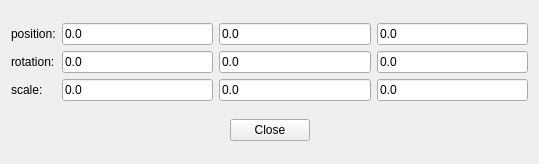
<?xml version="1.0" encoding="UTF-8"?>
<ui version="4.0">
 <class>VolumeNavigationDialog</class>
 <widget class="QWidget" name="VolumeNavigationDialog">
  <property name="geometry">
   <rect>
    <x>0</x>
    <y>0</y>
    <width>539</width>
    <height>164</height>
   </rect>
  </property>
  <property name="sizePolicy">
   <sizepolicy hsizetype="Fixed" vsizetype="Preferred">
    <horstretch>0</horstretch>
    <verstretch>0</verstretch>
   </sizepolicy>
  </property>
  <property name="windowTitle">
   <string>Form</string>
  </property>
  <layout class="QVBoxLayout" name="verticalLayout">
   <item>
    <layout class="QGridLayout" name="gridLayout">
     <item row="0" column="0">
      <widget class="QLabel" name="lbPosition">
       <property name="text">
        <string>position:</string>
       </property>
      </widget>
     </item>
     <item row="0" column="1">
      <widget class="QLineEdit" name="lePositionX">
       <property name="text">
        <string>0.0</string>
       </property>
      </widget>
     </item>
     <item row="0" column="2">
      <widget class="QLineEdit" name="lePositionY">
       <property name="text">
        <string>0.0</string>
       </property>
      </widget>
     </item>
     <item row="0" column="3">
      <widget class="QLineEdit" name="lePositionZ">
       <property name="text">
        <string>0.0</string>
       </property>
      </widget>
     </item>
     <item row="1" column="0">
      <widget class="QLabel" name="lbPosition_2">
       <property name="text">
        <string>rotation:</string>
       </property>
      </widget>
     </item>
     <item row="1" column="1">
      <widget class="QLineEdit" name="leRotationX">
       <property name="text">
        <string>0.0</string>
       </property>
      </widget>
     </item>
     <item row="1" column="2">
      <widget class="QLineEdit" name="leRotationY">
       <property name="text">
        <string>0.0</string>
       </property>
      </widget>
     </item>
     <item row="1" column="3">
      <widget class="QLineEdit" name="leRotationZ">
       <property name="text">
        <string>0.0</string>
       </property>
      </widget>
     </item>
     <item row="2" column="0">
      <widget class="QLabel" name="lbPosition_3">
       <property name="text">
        <string>scale:</string>
       </property>
      </widget>
     </item>
     <item row="2" column="1">
      <widget class="QLineEdit" name="leScaleX">
       <property name="text">
        <string>0.0</string>
       </property>
      </widget>
     </item>
     <item row="2" column="2">
      <widget class="QLineEdit" name="leScaleY">
       <property name="text">
        <string>0.0</string>
       </property>
      </widget>
     </item>
     <item row="2" column="3">
      <widget class="QLineEdit" name="leScaleZ">
       <property name="text">
        <string>0.0</string>
       </property>
      </widget>
     </item>
    </layout>
   </item>
   <item>
    <layout class="QHBoxLayout" name="horizontalLayout">
     <item>
      <spacer name="horizontalSpacer">
       <property name="orientation">
        <enum>Qt::Horizontal</enum>
       </property>
       <property name="sizeHint" stdset="0">
        <size>
         <width>40</width>
         <height>20</height>
        </size>
       </property>
      </spacer>
     </item>
     <item>
      <widget class="QPushButton" name="pbClose">
       <property name="text">
        <string>Close</string>
       </property>
      </widget>
     </item>
     <item>
      <spacer name="horizontalSpacer_2">
       <property name="orientation">
        <enum>Qt::Horizontal</enum>
       </property>
       <property name="sizeHint" stdset="0">
        <size>
         <width>40</width>
         <height>20</height>
        </size>
       </property>
      </spacer>
     </item>
    </layout>
   </item>
  </layout>
 </widget>
 <resources/>
 <connections>
  <connection>
   <sender>pbClose</sender>
   <signal>clicked()</signal>
   <receiver>VolumeNavigationDialog</receiver>
   <slot>hide()</slot>
   <hints>
    <hint type="sourcelabel">
     <x>269</x>
     <y>139</y>
    </hint>
    <hint type="destinationlabel">
     <x>269</x>
     <y>81</y>
    </hint>
   </hints>
  </connection>
 </connections>
</ui>
